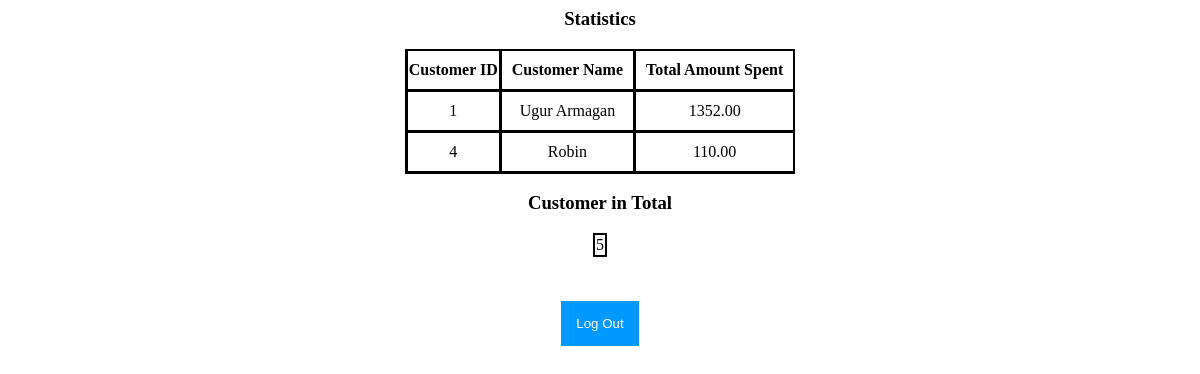
The page /statistics.php on the database its author committed.
### tables this page shows
CREATE TABLE `customers` (
  `customerID` int(5) NOT NULL,
  `customerName` varchar(20) NOT NULL,
  `cusUserName` varchar(20) NOT NULL,
  `cPass` int(4) NOT NULL,
  `address` varchar(20) NOT NULL,
  `city` varchar(15) NOT NULL,
  `state` varchar(15) NOT NULL,
  `zipCode` int(5) NOT NULL,
  `creditCard` int(15) NOT NULL
);

### statistics.php (the view, shortened to what this page needs)
<?php
require 'connect.php';
	$sql_select ="SELECT c.customerID, c.customerName, SUM(o.totalPrice) FROM customers c, orders o WHERE c.customerID = o.customerID GROUP BY o.customerID";
  $results = $conn->query($sql_select);
  echo "<h3>Statistics</h3>";
  echo "<table style='margin-right:auto; margin-left:auto; border-color: black;border-collapse: collapse;border-style: solid; border-left:solid; '><tr><th style='border-bottom:solid;'>Customer ID</th><th style='border-left:solid; border-bottom:solid; padding: 10px;'>Customer Name</th><th style='border-left:solid; border-bottom:solid; padding: 10px;'>Total Amount Spent</th></tr>";
  if($results ->num_rows > 0){
    while($row = $results->fetch_assoc()){
      echo "<tr><td style='border-bottom:solid;'>".$row['customerID']."</td><td style='border-left:solid;border-bottom:solid; padding: 10px;'>".$row['customerName']."</td><td style='border-left:solid; border-bottom:solid; padding: 10px;'>".$row['SUM(o.totalPrice)']."</td></tr>";
    }
  }
  echo "</table>";
  $sql_select1 ="SELECT COUNT(customerID) FROM customers";
  $results1 = $conn->query($sql_select1);
  while($row1 = mysqli_fetch_array($results1))
  {
	echo "<h3>Customer in Total</h3>";
	echo "<table style='margin-right:auto; border-color: black;margin-left:auto; padding: 20px;border-style: solid;'><tr><td>".$row1[0];"</tr></td>";
  }
    echo "</table>";
?>
<!DOCTYPE html>
<html>
<head>
  <link rel="stylesheet" href="css/style.css">
</head>
<body>
	<br><br>
	<button class="logout" type="button" onclick="alert('Your are now logged out.')"><a href="logout.php">Log Out</a></button>
</body>
</html>

### css/style.css (style rules this page uses)
* { box-sizing: border-box; }
body { text-align: center; }
a { text-decoration: none; color: white; }
button { background-color: #0099ff; color: white; padding: 15px; margin-top: 8px; margin-left: px; border: none; cursor: pointer; width: auto; }
table, th, tr, td { border: 2px solid black; border-collapse: collapse; text-align: center; }

### rows shown on the page
customers: customerID "1", customerName "Ugur Armagan", SUM "1352.00"
customers: customerID "4", customerName "Robin", SUM "110.00"

### other values the page prints
$row1[0] "5"
